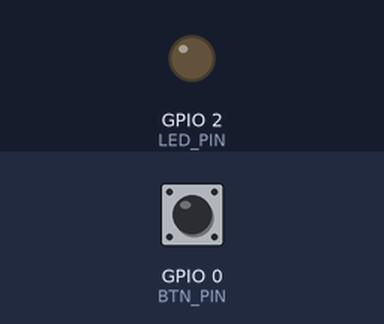
The program below on a simulated ESP32. On the bench: output pins drawn as LEDs (lit = HIGH). Dashed ring = blinking. The inputs (shaded band) are chosen by the test bench; at power-on: GPIO 0 (BTN_PIN) HIGH. WiFi joins after 1.5 s; servers stay silent unless stated; storage starts empty; what the program prints to the serial monitor is not drawn.

Above: at 2.7 s.
2.8 s: GPIO 0 (BTN_PIN) pulled LOW for 0.15 s
At 3.6 s:
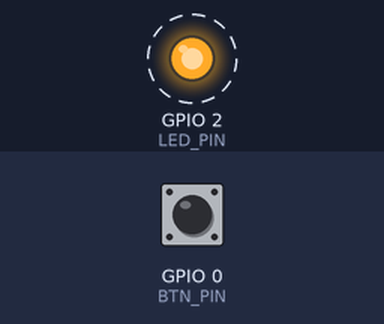
5.9 s: GPIO 0 (BTN_PIN) pulled LOW for 1 s
At 5.9 s:
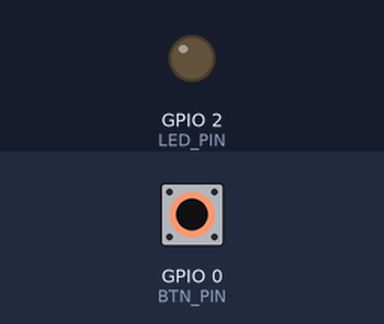
8.4 s: GPIO 0 (BTN_PIN) pulled LOW for 3.2 s
At 9.1 s:
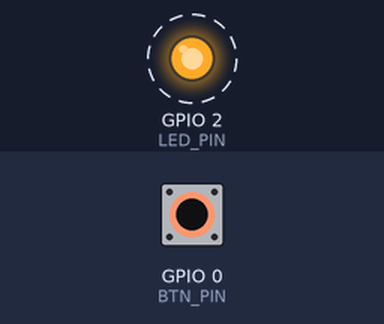
Timing chart, 0 to 20.6 s (numbered marks = the images above; inputs shaded):
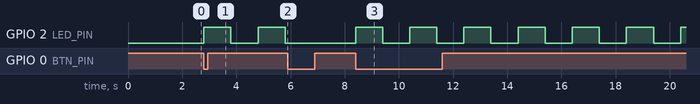

Measured:
- after the input at 2.8 s, GPIO 2 (LED_PIN): alternates HIGH for 1.0 s and LOW for 1.0 s, starting at once
- after the input at 5.9 s, GPIO 2 (LED_PIN): stays LOW (without the input it goes to HIGH after 0.90 s)
- after the input at 8.4 s, GPIO 2 (LED_PIN): alternates HIGH for 1.0 s and LOW for 1.0 s, starting at once

The program:

main.cpp
```cpp
#include "ArduinoJson.h"
#include "SPIFFS.h"

#include "network/network.h"
#include "server/server.h"
#include "configManager/configManager.h"

const int BTN_PIN = 0;
const int LED_PIN = 2;

bool BTN_STATE = false;

bool handleButtonState() {
  static bool prevBtnState = false;
  bool currBtnState = digitalRead(BTN_PIN) == LOW;

  if (currBtnState && !prevBtnState) {
    BTN_STATE = !BTN_STATE;

    JsonDocument doc;
    doc["STATE"] = BTN_STATE;

    MessageToAll(doc);
  }

  prevBtnState = currBtnState;
  return BTN_STATE;
}

void ledStatusMessage(bool enabled) {
  static bool prevLedState = false;

  if (enabled) {
    bool ledState = !digitalRead(LED_PIN);

    if (ledState != prevLedState) {
      JsonDocument doc;
      doc["type"] = "ledStatus";
      doc["status"] = ledState;

      MessageToAll(doc);

      prevLedState = ledState;
    }
  }
}

void ledBlink(bool enabled) {
  static uint32_t previousMillis;
  const long interval = 1000;

  if (enabled) {
    uint32_t currentMillis = millis();
    if (currentMillis - previousMillis >= interval) {
      previousMillis = currentMillis;
      bool ledState = !digitalRead(LED_PIN);
      digitalWrite(LED_PIN, ledState);
    }
  }
  else {
    digitalWrite(LED_PIN, LOW);
  }

  ledStatusMessage(enabled);
}

void setup() {
  pinMode(BTN_PIN, INPUT_PULLUP);
  pinMode(LED_PIN, OUTPUT);

  Serial.begin(115200);
  Serial.println();

  SPIFFS.begin(true);

  JsonDocument config = ReadConfig();
  SetupNetwork(config);

  setupServer();
}

void loop()
{
  ledBlink(BTN_STATE);
  handleButtonState();
}
```

network.cpp
```cpp
#include "network.h"

bool ConnectToWifi(JsonDocument config) {
    WiFi.begin(config["wifiSsid"].as<String>(), config["wifiPassword"].as<String>());

    int result = WiFi.waitForConnectResult();
    if (result == WL_CONNECTED) {
        Serial.println("WiFi connected, IP address: ");
        Serial.println(WiFi.localIP());
        WiFi.setAutoReconnect(true);
        return true;
    }
    Serial.println("WiFi failed");
    return false;
}

void SetupNetwork(JsonDocument config, const char* hostname) {
    WiFi.mode(WIFI_MODE_APSTA);
    WiFi.setHostname(hostname);
    WiFi.softAP(config["apSsid"].as<String>(), config["apPassword"].as<String>());
    ConnectToWifi(config);

    MDNS.begin(hostname); // http://esp-server.local/
}
```

network.h
```cpp
#include <WiFi.h>
#include "ArduinoJson.h"
#include <ESPmDNS.h>

bool ConnectToWifi(JsonDocument config);
void SetupNetwork(JsonDocument config, const char *hostname = "esp-server");
```

server.cpp
```cpp
#include <WiFi.h>
#include <AsyncTCP.h>
#include <ESPAsyncWebServer.h>
#include "SPIFFS.h"
#include <map>

#include "server.h"
#include "configManager/configManager.h"

std::map<String, std::function<void(JsonDocument&)>> messageCallbacks;

AsyncWebServer server(80);
AsyncWebSocket ws("/ws");

void registerWsCallback(String type, std::function<void(JsonDocument&)> cb) {
    messageCallbacks[type] = cb;
}

void MessageToAll(JsonDocument& doc) {
    String message;
    serializeJson(doc, message);
    ws.textAll(message);
}

void onWsEvent(AsyncWebSocket* server, AsyncWebSocketClient* client, AwsEventType type, void* arg, uint8_t* data, size_t len) {
    switch (type) {
    case WS_EVT_DATA: {
        AwsFrameInfo* info = (AwsFrameInfo*)arg;
        if (info->final && info->index == 0 && info->len == len && info->opcode == WS_TEXT) {
            data[len] = 0;
            char* message = (char*)data;

            JsonDocument doc;
            deserializeJson(doc, message);
            String type = doc["type"];

            if (messageCallbacks.count(type))
                messageCallbacks[type](doc);
        }
    }
    case WS_EVT_CONNECT:
        break;
    case WS_EVT_DISCONNECT:
        break;
    case WS_EVT_PONG:
        break;
    case WS_EVT_ERROR:
        break;
    }
}

void notFound(AsyncWebServerRequest* request) {
    request->send(404, "text/plain", "Not found");
}

void onConfigMessage(JsonDocument& doc) {
    SaveToConfig(doc);
    MessageToAll(doc);
}

void setupServer() {
    registerWsCallback("config", onConfigMessage);

    ws.onEvent(onWsEvent);
    server.addHandler(&ws);

    server.on("/", HTTP_GET, [](AsyncWebServerRequest* request)
        { request->send(SPIFFS, "/index.html", "text/html", false); });

    server.on("/network", HTTP_GET, [](AsyncWebServerRequest* request)
        { request->send(SPIFFS, "/pages/network.html", "text/html", false); });

    server.on("/network", HTTP_POST, [](AsyncWebServerRequest* request) {
        String ssid = request->getParam("ssid")->value();
        String password = request->getParam("password", true)->value();
        JsonDocument jsonConfig;

        jsonConfig["wifiSsid"] = ssid;
        jsonConfig["wifiPassword"] = password;

        SaveToConfig(jsonConfig);
        ESP.restart();
        });

    server.on("/network.js", HTTP_GET, [](AsyncWebServerRequest* request)
        { request->send(SPIFFS, "/pages/network.js", "text/javascript"); });

    server.on("/index.css", HTTP_GET, [](AsyncWebServerRequest* request)
        { request->send(SPIFFS, "/index.css", "text/css"); });

    server.on("/scripts/socket.js", HTTP_GET, [](AsyncWebServerRequest* request)
        { request->send(SPIFFS, "/scripts/socket.js", "text/javascript"); });

    server.on("/scripts/main.js", HTTP_GET, [](AsyncWebServerRequest* request)
        { request->send(SPIFFS, "/scripts/main.js", "text/javascript"); });

    server.onNotFound(notFound);
    server.begin();
}
```

server.h
```cpp
#include "ArduinoJson.h"

void MessageToAll(JsonDocument &doc);

void registerWsCallback(String type, std::function<void(JsonDocument &)> cb);

void setupServer();
```

configManager.cpp
```cpp
#include "SPIFFS.h"

#include "configManager.h"
JsonDocument ReadConfig()
{
    File configFile = SPIFFS.open("/config.json", "r");
    JsonDocument doc;
    deserializeJson(doc, configFile);
    configFile.close();

    return doc;
}
void SaveToConfig(JsonDocument doc)
{
    JsonDocument fullConfig = ReadConfig();
    for (JsonPair kv : doc.as<JsonObject>())
    {
        fullConfig[kv.key().c_str()] = kv.value();
    }

    File configFile = SPIFFS.open("/config.json", "w");
    serializeJson(fullConfig, configFile);
    configFile.close();
}

void SaveToConfig(String VarName, String VarValue)
{
    JsonDocument doc = ReadConfig();
    doc[VarName] = VarValue;

    SaveToConfig(doc);
}
```

configManager.h
```cpp
#include <ArduinoJson.h>

JsonDocument ReadConfig();
void SaveToConfig(JsonDocument doc);
void SaveToConfig(String key, String value);
```
